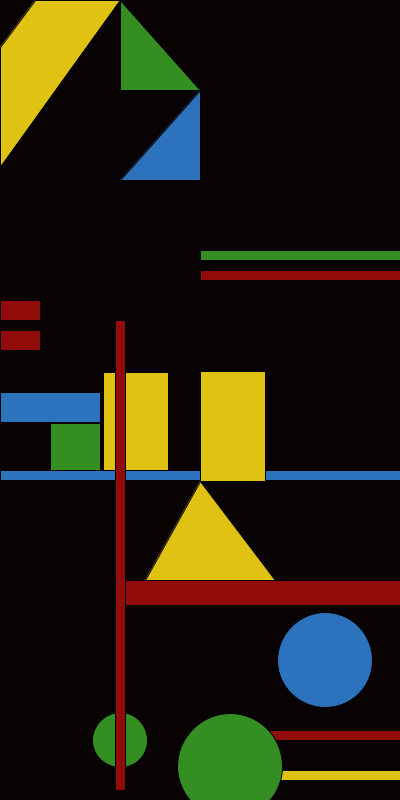
Frame 1 (no input)
Frame 2 (the mouse pressed at the canvas centre, redrawn once): identical to frame 1, image omitted

The Processing sketch that drew this single still picture (run headless with seeded random() and noise(); the mouse was pressed at the canvas centre and the sketch redrawn once):

// Processing sketch: processing_24506
// ── processing_24506.pde


void setup(){
  
size(400,800);   
noLoop();
//beginRecord(PDF, "third sketch.pdf");  
}

void draw(){
//Your code here.
background(8,2,2);
fill(224,194,18);//yellow
quad(0,47,35,0,120,0,0,167);//create yellow rectangle 1.

fill(53,142,34);//green
triangle(120,0,200,90,120,90);//create green triangle 1.

fill(44,114,188);//blue
triangle(200,180,200,90,120,180);//create green triangle 1.

fill(53,142,34);//green
rect(200,250,400,10);//create green rectangle 1.

fill(53,142,34);//green
ellipse(120, 740, 55, 55);//create green circle 1.

fill(147,12,12);//red
rect(200,270,400,10);//create red rectangle 1.
rect(0,300,40,20);//create red rectangle 2.
rect(0,330,40,20);//create red rectangle 3.

fill(44,114,188);//blue
rect(0,392,100,30);//create blue rectangle

fill(53,142,34);//green
rect(50,423,50,50);//create green rectangle.

fill(224,194,18);//fill yellow rectangle.
rect(103,372,65,98);//create 

fill(224,194,18);//yellow
rect(245,770,200,10);//yellow line

fill(44,114,188);//blue
rect(0,470,200,10);//create blue line.

fill(147,12,12);//red
rect(115,320,10,470);//create red rectangle.

fill(224,194,18);//fill yellow rectangle.
rect(200,371,65,110);//create yellow rectangle.

fill(44,114,188);//blue
rect(265,470,200,10);//create blue line.

fill(224,194,18);//yellow
triangle(145,580,200,481,275,580);

fill(147,12,12);//red
rect(245,730,200,10);

fill(147,12,12);//red
rect(125,580,400,25);

fill(53,142,34);
ellipse(230, 766, 105, 105);

fill(44,114,188);//blue
ellipse(325,660,95,95);

//endRecord();
}
